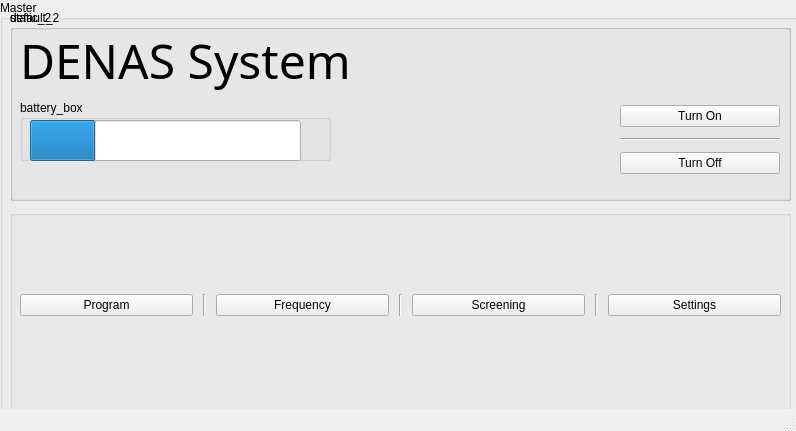
<?xml version="1.0" encoding="UTF-8"?>
<ui version="4.0">
 <class>MainWindow</class>
 <widget class="QMainWindow" name="MainWindow">
  <property name="geometry">
   <rect>
    <x>0</x>
    <y>0</y>
    <width>796</width>
    <height>431</height>
   </rect>
  </property>
  <property name="windowTitle">
   <string>MainWindow</string>
  </property>
  <widget class="QWidget" name="centralwidget">
   <widget class="QGroupBox" name="Master">
    <property name="geometry">
     <rect>
      <x>0</x>
      <y>0</y>
      <width>801</width>
      <height>581</height>
     </rect>
    </property>
    <property name="title">
     <string>Master</string>
    </property>
    <widget class="QGroupBox" name="static_2">
     <property name="geometry">
      <rect>
       <x>10</x>
       <y>10</y>
       <width>781</width>
       <height>191</height>
      </rect>
     </property>
     <property name="title">
      <string>static_2</string>
     </property>
     <widget class="QGroupBox" name="default_2">
      <property name="geometry">
       <rect>
        <x>0</x>
        <y>0</y>
        <width>781</width>
        <height>191</height>
       </rect>
      </property>
      <property name="title">
       <string>default_2</string>
      </property>
      <widget class="QWidget" name="verticalLayoutWidget">
       <property name="geometry">
        <rect>
         <x>610</x>
         <y>90</y>
         <width>160</width>
         <height>80</height>
        </rect>
       </property>
       <layout class="QVBoxLayout" name="power_layout">
        <item>
         <widget class="QPushButton" name="on_button">
          <property name="text">
           <string>Turn On</string>
          </property>
         </widget>
        </item>
        <item>
         <widget class="Line" name="line_3">
          <property name="orientation">
           <enum>Qt::Horizontal</enum>
          </property>
         </widget>
        </item>
        <item>
         <widget class="QPushButton" name="off_button">
          <property name="text">
           <string>Turn Off</string>
          </property>
         </widget>
        </item>
       </layout>
      </widget>
      <widget class="QGroupBox" name="battery_box">
       <property name="enabled">
        <bool>true</bool>
       </property>
       <property name="geometry">
        <rect>
         <x>10</x>
         <y>90</y>
         <width>311</width>
         <height>61</height>
        </rect>
       </property>
       <property name="title">
        <string>battery_box</string>
       </property>
       <widget class="QProgressBar" name="battery_lvl">
        <property name="geometry">
         <rect>
          <x>10</x>
          <y>20</y>
          <width>271</width>
          <height>41</height>
         </rect>
        </property>
        <property name="value">
         <number>24</number>
        </property>
        <property name="alignment">
         <set>Qt::AlignRight|Qt::AlignTop|Qt::AlignTrailing</set>
        </property>
        <property name="format">
         <string/>
        </property>
       </widget>
       <widget class="QLabel" name="battery_label">
        <property name="geometry">
         <rect>
          <x>250</x>
          <y>30</y>
          <width>47</width>
          <height>21</height>
         </rect>
        </property>
        <property name="text">
         <string/>
        </property>
       </widget>
      </widget>
      <widget class="QLabel" name="clock">
       <property name="geometry">
        <rect>
         <x>640</x>
         <y>10</y>
         <width>121</width>
         <height>51</height>
        </rect>
       </property>
       <property name="font">
        <font>
         <family>Segoe UI</family>
         <pointsize>14</pointsize>
         <weight>75</weight>
         <bold>true</bold>
        </font>
       </property>
       <property name="text">
        <string/>
       </property>
      </widget>
      <widget class="QLabel" name="battery_msg">
       <property name="geometry">
        <rect>
         <x>20</x>
         <y>150</y>
         <width>241</width>
         <height>31</height>
        </rect>
       </property>
       <property name="font">
        <font>
         <pointsize>9</pointsize>
         <weight>75</weight>
         <bold>true</bold>
        </font>
       </property>
       <property name="text">
        <string/>
       </property>
      </widget>
     </widget>
     <widget class="QLabel" name="label">
      <property name="geometry">
       <rect>
        <x>10</x>
        <y>20</y>
        <width>421</width>
        <height>61</height>
       </rect>
      </property>
      <property name="font">
       <font>
        <family>MV Boli</family>
        <pointsize>36</pointsize>
       </font>
      </property>
      <property name="text">
       <string>DENAS System</string>
      </property>
     </widget>
     <zorder>label</zorder>
     <zorder>default_2</zorder>
    </widget>
    <widget class="QGroupBox" name="menu">
     <property name="geometry">
      <rect>
       <x>10</x>
       <y>210</y>
       <width>781</width>
       <height>211</height>
      </rect>
     </property>
     <property name="title">
      <string/>
     </property>
     <widget class="QWidget" name="horizontalLayoutWidget">
      <property name="geometry">
       <rect>
        <x>0</x>
        <y>30</y>
        <width>781</width>
        <height>131</height>
       </rect>
      </property>
      <layout class="QHBoxLayout" name="sub_menu">
       <property name="spacing">
        <number>10</number>
       </property>
       <property name="sizeConstraint">
        <enum>QLayout::SetDefaultConstraint</enum>
       </property>
       <property name="leftMargin">
        <number>10</number>
       </property>
       <property name="topMargin">
        <number>10</number>
       </property>
       <property name="rightMargin">
        <number>10</number>
       </property>
       <property name="bottomMargin">
        <number>10</number>
       </property>
       <item>
        <layout class="QGridLayout" name="sub_grid">
         <property name="leftMargin">
          <number>0</number>
         </property>
         <item row="0" column="6">
          <widget class="QPushButton" name="settings">
           <property name="text">
            <string>Settings</string>
           </property>
          </widget>
         </item>
         <item row="0" column="1">
          <widget class="Line" name="line">
           <property name="orientation">
            <enum>Qt::Vertical</enum>
           </property>
          </widget>
         </item>
         <item row="0" column="0">
          <widget class="QPushButton" name="program">
           <property name="text">
            <string>Program</string>
           </property>
          </widget>
         </item>
         <item row="0" column="4">
          <widget class="QPushButton" name="screening">
           <property name="text">
            <string>Screening</string>
           </property>
          </widget>
         </item>
         <item row="0" column="2">
          <widget class="QPushButton" name="frequency">
           <property name="text">
            <string>Frequency</string>
           </property>
          </widget>
         </item>
         <item row="0" column="3">
          <widget class="Line" name="line_4">
           <property name="orientation">
            <enum>Qt::Vertical</enum>
           </property>
          </widget>
         </item>
         <item row="0" column="5">
          <widget class="Line" name="line_2">
           <property name="orientation">
            <enum>Qt::Vertical</enum>
           </property>
          </widget>
         </item>
        </layout>
       </item>
      </layout>
     </widget>
    </widget>
    <zorder>menu</zorder>
    <zorder>static_2</zorder>
   </widget>
  </widget>
  <widget class="QMenuBar" name="menubar">
   <property name="geometry">
    <rect>
     <x>0</x>
     <y>0</y>
     <width>796</width>
     <height>21</height>
    </rect>
   </property>
  </widget>
  <widget class="QStatusBar" name="statusbar"/>
 </widget>
 <resources/>
 <connections/>
</ui>
